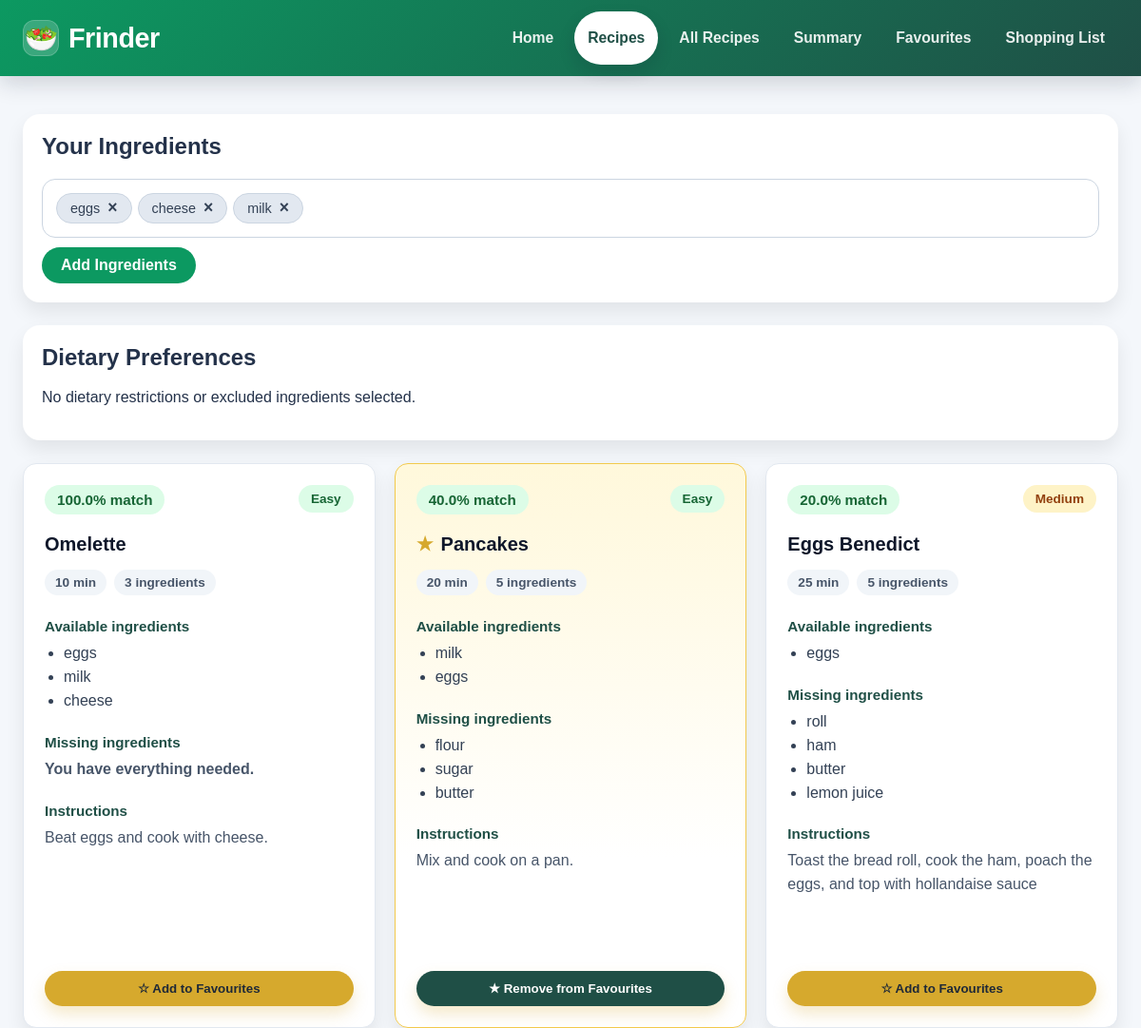
Page /recipes on the earlier database version.
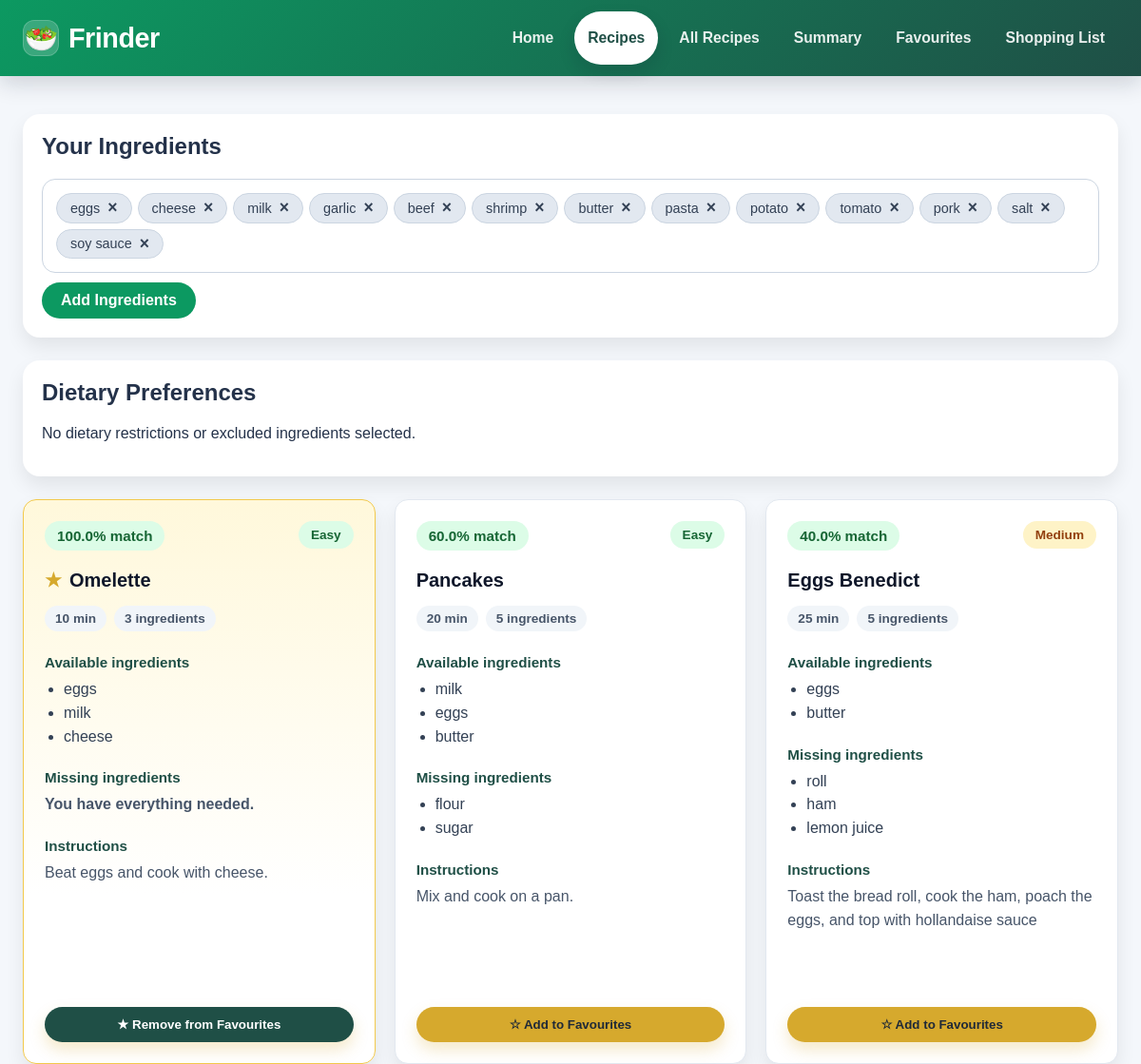
Same page on the later database version.
### db_models.py (models this page shows)
class IngredientRow(Base):
    __tablename__ = "ingredients"
    id = Column(Integer, primary_key=True)
    name = Column(String, nullable=False, unique=True)
    recipe_links = relationship("RecipeIngredientRow", back_populates="ingredient")
    user_links = relationship("UserIngredientRow", back_populates="ingredient")
    shopping_links = relationship("ShoppingListRow", back_populates="ingredient")

class RecipeRow(Base):
    __tablename__ = "recipes"
    id = Column(Integer, primary_key=True)
    name = Column(String, nullable=False, unique=True)
    instructions = Column(String, nullable=False, default="")
    cooking_time = Column(Integer, nullable=False, default=0)
    difficulty = Column(String, nullable=False, default="Easy")
    recipe_ingredients = relationship(
        "RecipeIngredientRow",
        back_populates="recipe",
        cascade="all, delete-orphan",
        order_by="RecipeIngredientRow.position",
    )

### app.py (the view, shortened to what this page needs)
@app.route("/recipes", methods=["GET", "POST"])
def recipes():
    user_ingredients = read_user_ingredients()
    favourite_recipe_names = read_favourite_recipe_names()
    dietary_restrictions, excluded_ingredients = get_active_preferences()
    suggestions = []
    if user_ingredients:
        suggestions, favourite_recipe_names = get_recipe_suggestions(
            user_ingredients,
            dietary_restrictions,
            excluded_ingredients,
        )
    return render_template(
        "recipes.html",
        user_ingredients=user_ingredients,
        suggestions=suggestions,
        favourite_recipe_names=favourite_recipe_names,
        **build_preferences_context(dietary_restrictions, excluded_ingredients),
    )

### app.py (called while the page is built)
def add_favourite_status(recipes, favourite_recipe_names):
    favourite_name_set = set(favourite_recipe_names)
    return [
        recipe.__class__(
            **{
                **recipe.to_dict(),
                "is_favourite": recipe_key(recipe.name) in favourite_name_set,
            }
        )
        for recipe in recipes
    ]

def get_active_preferences():
    dietary_restrictions = normalize_dietary_restrictions(
        read_dietary_restrictions()
    )
    excluded_ingredients = read_excluded_ingredients()
    return dietary_restrictions, excluded_ingredients

def build_preferences_context(dietary_restrictions=None, excluded_ingredients=None):
    if dietary_restrictions is None or excluded_ingredients is None:
        dietary_restrictions, excluded_ingredients = get_active_preferences()
    return {
        "dietary_restriction_options": DIETARY_RESTRICTION_OPTIONS,
        "selected_dietary_restrictions": dietary_restrictions,
        "active_dietary_restriction_labels": dietary_restriction_labels(
            dietary_restrictions
        ),
        "excluded_ingredients": excluded_ingredients,
        "excluded_ingredients_str": ", ".join(excluded_ingredients),
        "has_active_preferences": bool(
            dietary_restrictions or excluded_ingredients
        ),
    }

def get_recipe_suggestions(
    user_ingredients,
    dietary_restrictions=None,
    excluded_ingredients=None,
):
    if dietary_restrictions is None or excluded_ingredients is None:
        dietary_restrictions, excluded_ingredients = get_active_preferences()
    recipes_list = load_recipes()
    favourite_recipe_names = read_favourite_recipe_names()
    suggestions = add_favourite_status(
        match_recipes(
            user_ingredients,
            recipes_list,
            dietary_restrictions=dietary_restrictions,
            excluded_ingredients=excluded_ingredients,
        ),
        favourite_recipe_names,
    )
    save_match_history(user_ingredients, suggestions)
    return suggestions, favourite_recipe_names

### charts.py (called while the page is built)
def recipe_difficulty(recipe):
    if isinstance(recipe, Recipe):
        return recipe.difficulty
    if isinstance(recipe, dict):
        return recipe.get("difficulty", "Unknown")
    return "Unknown"

### db.py (called while the page is built)
def _session():
    return _session_factory()()

def session():
    return _session()

### matching.py (called while the page is built, shortened)
def normalize_dietary_restrictions(dietary_restrictions):
    selected_restrictions = []
    seen = set()
    return selected_restrictions

### templates/recipes.html (shortened to what this page needs)
{% extends "base.html" %}
{% block content %}
<section class="selected-ingredients-box">
    <h2>Your Ingredients</h2>
    <div class="ingredients-edit-form-container">
        <div class="ingredients-tags-container">
            {% for item in user_ingredients %}
                <div class="ingredient-tag">
                    <span class="tag-text">{{ item }}</span>
                    <form action="{{ url_for('remove_ingredient') }}" method="POST">
                        <button type="submit" class="tag-delete-icon">×</button>
                    </form>
                </div>
            {% endfor %}
        </div>
        <a href="{{ url_for('index') }}" class="ingredients-edit-form__button">
            Add Ingredients
        </a>
    </div>
</section>
<section class="active-preferences-box">
    <h2>Dietary Preferences</h2>
    {% if has_active_preferences %}
        <div class="preference-chip-list">
            {% for label in active_dietary_restriction_labels %}
                <span class="preference-chip">{{ label }}</span>
            {% endfor %}
            {% for ingredient in excluded_ingredients %}
                <span class="preference-chip preference-chip--excluded">
                    No {{ ingredient }}
                </span>
            {% endfor %}
        </div>
    {% else %}
        <p>No dietary restrictions or excluded ingredients selected.</p>
    {% endif %}
</section>
<section class="recipes-scroll">
  <div class="recipes-grid">
    {% for recipe in suggestions if recipe.match_score > 0 %}
      <article class="recipe-card {% if recipe.is_favourite %}recipe-card--favourite{% endif %}">
        <div class="recipe-card__header">
          <span class="recipe-card__match">{{ recipe.match_score }}% match</span>
          <span class="difficulty-badge difficulty-badge--{{ recipe.difficulty | lower }}">
            {{ recipe.difficulty }}
          </span>
        </div>
        <h3 class="recipe-card__title">
          {% if recipe.is_favourite %}
            <span class="recipe-card__star">★</span>
          {% endif %}
          {{ recipe.name }}
        </h3>
        <div class="recipe-card__info-row">
          <span>{{ recipe.cooking_time }} min</span>
          <span>{{ recipe.ingredients | length }} ingredients</span>
        </div>
        <div class="recipe-card__section">
          <h4>Available ingredients</h4>
          <ul class="recipe-card__list">
            {% for item in recipe.available_ingredients %}
              <li>{{ item }}</li>
            {% endfor %}
          </ul>
        </div>
        <div class="recipe-card__section">
          <h4>Missing ingredients</h4>
          {% if recipe.missing_ingredients %}
            <ul class="recipe-card__list">
              {% for item in recipe.missing_ingredients %}
                <li>{{ item }}</li>
              {% endfor %}
            </ul>
          {% else %}
            <p class="recipe-card__ready">You have everything needed.</p>
          {% endif %}
        </div>
        <div class="recipe-card__section recipe-card__instructions">
          <h4>Instructions</h4>
          <p>{{ recipe.instructions }}</p>
        </div>
        <div class="recipe-card__actions">
          {% if recipe.is_favourite %}
            <form method="post" action="{{ url_for('remove_from_favourites') }}">
              <button class="favourite-button favourite-button--active" type="submit">
                ★ Remove from Favourites
              </button>
            </form>
          {% else %}
            <form method="post" action="{{ url_for('add_to_favourites') }}">
              <button class="favourite-button" type="submit">
                ☆ Add to Favourites
              </button>
            </form>
          {% endif %}
        </div>
      </article>
    {% else %}
      <p class="recipes-empty-message">
        No matching recipes for your current ingredients and preferences.
      </p>
    {% endfor %}
  </div>
</section>
{% endblock %}

### templates/base.html (shortened to what this page needs)
<!DOCTYPE html>
<html lang="en">
<head>
    <link rel="stylesheet" href="{{ url_for('static', filename='style.css') }}">
</head>
<body>
    <nav class="navbar">
        <div class="nav-container">
            <a class="nav-brand" href="{{ url_for('index') }}" aria-label="Frinder home">
                <span class="nav-brand__icon">🥗</span>
                <span>Frinder</span>
            </a>
            <ul class="nav-links">
                <li>
                    <a class="{{ 'active' if request.endpoint == 'index' else '' }}"
                       href="{{ url_for('index') }}">
                        Home
                    </a>
                </li>
                <li>
                    <a class="{{ 'active' if request.endpoint == 'recipes' else '' }}"
                       href="{{ url_for('recipes') }}">
                        Recipes
                    </a>
                </li>
                <li>
                    <a class="{{ 'active' if request.endpoint == 'all_recipes' else '' }}"
                       href="{{ url_for('all_recipes') }}">
                        All Recipes
                    </a>
                </li>
                <li>
                    <a class="{{ 'active' if request.endpoint == 'summary' else '' }}"
                       href="{{ url_for('summary') }}">
                        Summary
                    </a>
                </li>
                <li>
                    <a class="{{ 'active' if request.endpoint == 'favourites' else '' }}"
                       href="{{ url_for('favourites') }}">
                        Favourites
                    </a>
                </li>
                <li>
                    <a class="{{ 'active' if request.endpoint == 'shopping_list' else '' }}"
                       href="{{ url_for('shopping_list') }}">
                        Shopping List
                    </a>
                </li>
            </ul>
        </div>
    </nav>
    <main class="container">
        {% block content %}{% endblock %}
    </main>
</body>
</html>

Differences in the rows shown:
added IngredientRow: name "garlic", shown under "Your Ingredients"
added IngredientRow: name "beef", shown under "Your Ingredients"
added IngredientRow: name "shrimp", shown under "Your Ingredients"
now on one of the page's lists (row unchanged): IngredientRow: name "butter"
now on this page (row unchanged): IngredientRow: name "pasta", shown under "Your Ingredients"
added IngredientRow: name "potato", shown under "Your Ingredients"
added IngredientRow: name "tomato", shown under "Your Ingredients"
added IngredientRow: name "pork", shown under "Your Ingredients"
now on this page (row unchanged): IngredientRow: name "salt", shown under "Your Ingredients"
added IngredientRow: name "soy sauce", shown under "Your Ingredients"
computed for RecipeRow "Omelette": text "☆ Add to Favourites" → "★ ★ Remove from Favourites"
computed for RecipeRow "Pancakes": match_score "40.0" → "60.0"; loses IngredientRow (name "butter"); text "★ ★ Remove from Favourites" → "☆ Add to Favourites"
computed for RecipeRow "Eggs Benedict": match_score "20.0" → "40.0"; loses IngredientRow (name "butter")
Other differences:
new list line: "butter"
